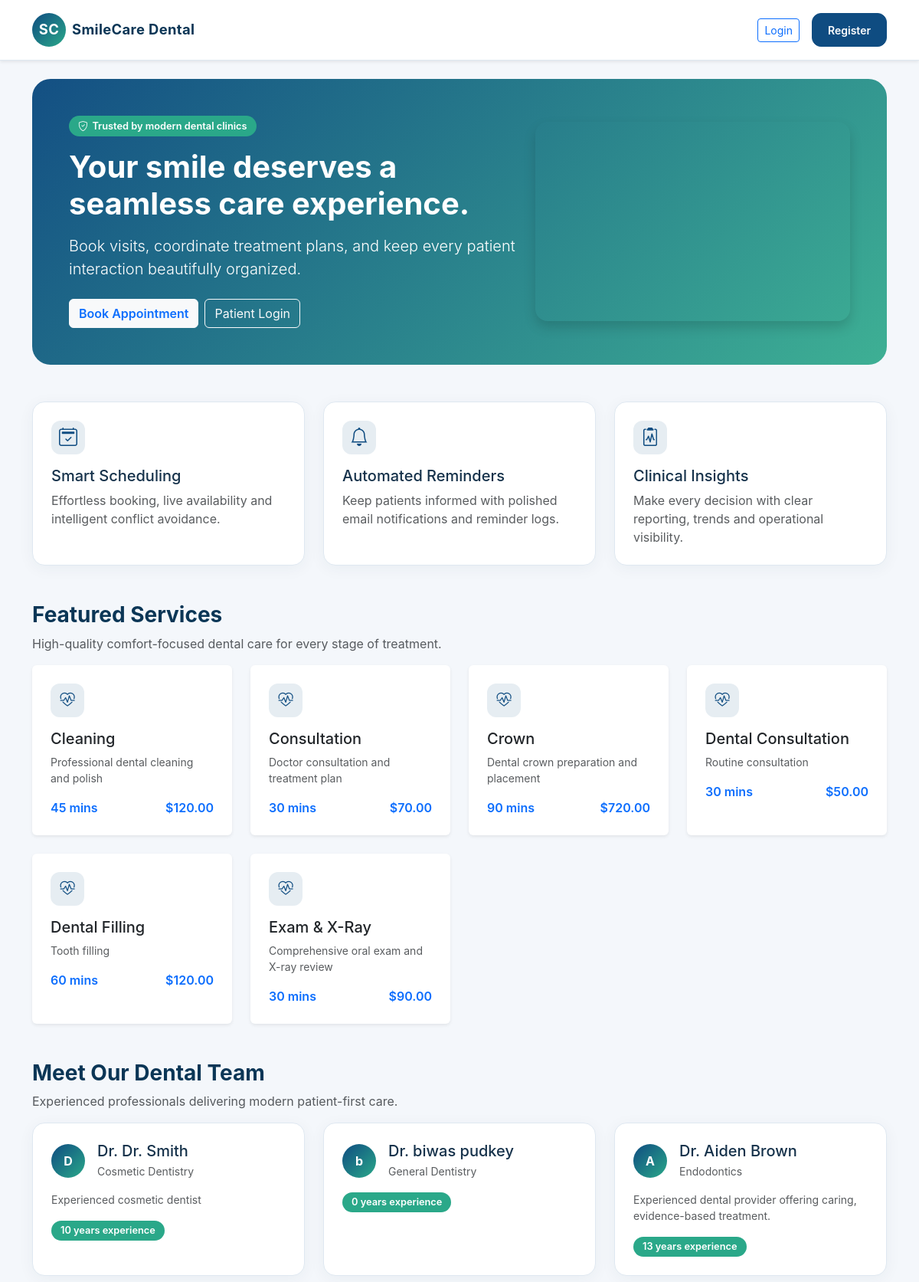
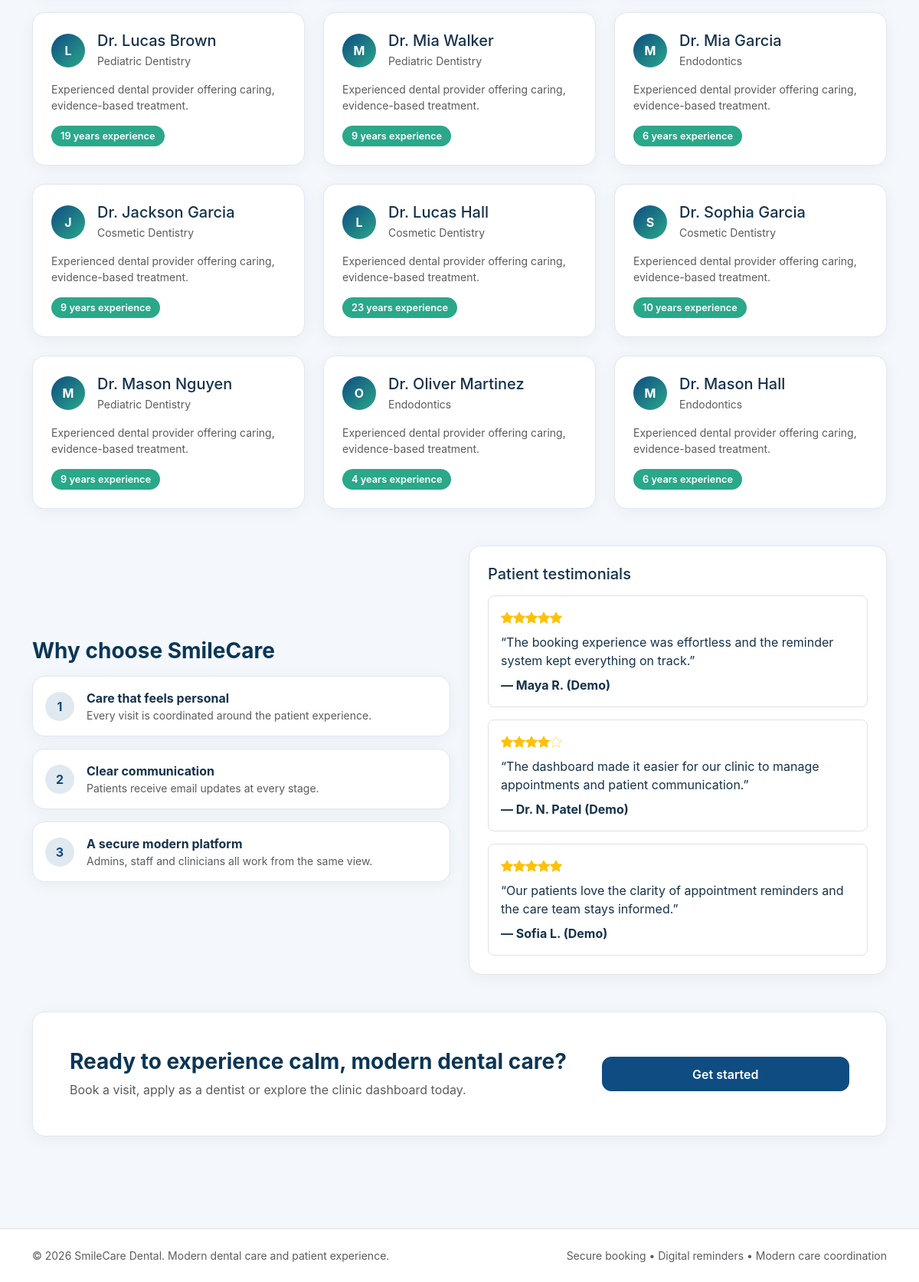
The page / on the database its author committed (2 pictures, top to bottom).
### services/models.py (models this page shows, shortened)
class DentalService(models.Model):
    name = models.CharField(max_length=100)
    description = models.TextField(blank=True)
    duration = models.PositiveIntegerField(help_text='Duration in minutes')
    price = models.DecimalField(max_digits=8, decimal_places=2, default=0)
    active = models.BooleanField(default=True)
    created_at = models.DateTimeField(auto_now_add=True)
    class Meta:
        ordering = ['name']

### dentists/models.py (models this page shows, shortened)
class Dentist(models.Model):
    dentist_id = models.CharField(max_length=20, unique=True)
    user = models.OneToOneField(settings.AUTH_USER_MODEL, on_delete=models.CASCADE)
    specialization = models.CharField(max_length=100)
    license_number = models.CharField(max_length=50, unique=True)
    phone = models.CharField(max_length=20, blank=True)
    biography = models.TextField(blank=True)
    years_of_experience = models.PositiveIntegerField(default=0)
    profile_photo = models.CharField(max_length=200, blank=True)
    active = models.BooleanField(default=True)
    created_at = models.DateTimeField(auto_now_add=True)

### accounts/models.py (models this page shows, shortened)
class User(AbstractUser):
    ROLE_CHOICES = (
        ('patient', 'Patient'),
        ('staff', 'Staff'),
        ('dentist', 'Dentist'),
        ('admin', 'Admin'),
    )
    ACCOUNT_STATUS_CHOICES = (
        ('pending', 'Pending'),
        ('approved', 'Approved'),
        ('rejected', 'Rejected'),
    )
    role = models.CharField(max_length=20, choices=ROLE_CHOICES, default='patient')
    phone = models.CharField(max_length=20, blank=True)
    account_status = models.CharField(max_length=20, choices=ACCOUNT_STATUS_CHOICES, default='approved')

### dashboard/views.py (the view)
# urls.py: path('', home, name='home'),
def home(request):
    services = DentalService.objects.filter(active=True)[:6]
    dentists = Dentist.objects.filter(active=True)
    testimonials = [
        {
            'quote': 'The booking experience was effortless and the reminder system kept everything on track.',
            'author': 'Maya R. (Demo)',
            'rating': 5,
        },
        {
            'quote': 'The dashboard made it easier for our clinic to manage appointments and patient communication.',
            'author': 'Dr. N. Patel (Demo)',
            'rating': 4,
        },
        {
            'quote': 'Our patients love the clarity of appointment reminders and the care team stays informed.',
            'author': 'Sofia L. (Demo)',
            'rating': 5,
        },
    ]
    return render(request, 'home.html', {
        'services': services,
        'dentists': dentists,
        'testimonials': testimonials,
    })

### templates/home.html
{% extends 'base.html' %}
{% block content %}
<div class="hero-card p-4 p-md-5 mb-5">
    <div class="row align-items-center g-4">
        <div class="col-lg-7">
            <div class="pill pill-success mb-3"><i class="bi bi-shield-check"></i> Trusted by modern dental clinics</div>
            <h1 class="fw-bold mb-3">Your smile deserves a seamless care experience.</h1>
            <p class="lead mb-4">Book visits, coordinate treatment plans, and keep every patient interaction beautifully organized.</p>
            <div class="d-flex flex-column flex-sm-row gap-2">
                <a class="btn btn-light text-primary fw-semibold min-height-44" href="{% url 'book_appointment' %}">Book Appointment</a>
                {% if not user.is_authenticated %}
                <a class="btn btn-outline-light min-height-44" href="{% url 'login' %}">Patient Login</a>
                {% endif %}
            </div>
        </div>
        <div class="col-lg-5"><div class="hero-visual rounded-4 shadow"></div></div>
    </div>
</div>
<section class="mb-5">
    <div class="row g-4">
        <div class="col-12 col-md-4"><div class="card-soft p-4 h-100"><div class="metric-icon mb-3"><i class="bi bi-calendar2-check fs-4"></i></div><h5>Smart Scheduling</h5><p class="text-muted mb-0">Effortless booking, live availability and intelligent conflict avoidance.</p></div></div>
        <div class="col-12 col-md-4"><div class="card-soft p-4 h-100"><div class="metric-icon mb-3"><i class="bi bi-bell fs-4"></i></div><h5>Automated Reminders</h5><p class="text-muted mb-0">Keep patients informed with polished email notifications and reminder logs.</p></div></div>
        <div class="col-12 col-md-4"><div class="card-soft p-4 h-100"><div class="metric-icon mb-3"><i class="bi bi-clipboard2-pulse fs-4"></i></div><h5>Clinical Insights</h5><p class="text-muted mb-0">Make every decision with clear reporting, trends and operational visibility.</p></div></div>
    </div>
</section>
<section class="mb-5">
    <div class="d-flex justify-content-between align-items-center mb-3"><div><h3 class="section-title">Featured Services</h3><p class="text-muted mb-0">High-quality comfort-focused dental care for every stage of treatment.</p></div></div>
    <div class="row g-4">
        {% for service in services %}
        <div class="col-12 col-sm-6 col-lg-3"><div class="card service-card h-100 border-0 shadow-sm"><div class="card-body p-4"><div class="metric-icon mb-3"><i class="bi bi-heart-pulse"></i></div><h5>{{ service.name }}</h5><p class="text-muted small mb-3">{{ service.description }}</p><div class="d-flex justify-content-between align-items-center text-primary fw-semibold"><span>{{ service.duration }} mins</span><span>${{ service.price }}</span></div></div></div></div>
        {% endfor %}
    </div>
</section>
<section class="mb-5">
    <div class="d-flex justify-content-between align-items-center mb-3"><div><h3 class="section-title">Meet Our Dental Team</h3><p class="text-muted mb-0">Experienced professionals delivering modern patient-first care.</p></div></div>
    <div class="row g-4">
        {% for dentist in dentists %}
        <div class="col-12 col-sm-6 col-lg-4"><div class="card-soft p-4 h-100"><div class="d-flex align-items-center gap-3 mb-3"><div class="avatar-circle">{{ dentist.user.first_name|first|default:'D' }}</div><div><h5 class="mb-1">Dr. {{ dentist.user.get_full_name|default:dentist.user.username }}</h5><p class="text-muted mb-0 small">{{ dentist.specialization }}</p></div></div><p class="text-muted small mb-3">{{ dentist.biography|truncatechars:95 }}</p><div class="pill pill-success">{{ dentist.years_of_experience }} years experience</div></div></div>
        {% endfor %}
    </div>
</section>
<section class="mb-5">
    <div class="row g-4 align-items-center">
        <div class="col-12 col-lg-6"><h3 class="section-title mb-3">Why choose SmileCare</h3><div class="d-flex flex-column gap-3">{% for step in '123' %}<div class="card-soft p-3 d-flex align-items-center gap-3"><div class="step-pill">{{ forloop.counter }}</div><div><strong>{% if forloop.counter == 1 %}Care that feels personal{% elif forloop.counter == 2 %}Clear communication{% else %}A secure modern platform{% endif %}</strong><div class="text-muted small">{% if forloop.counter == 1 %}Every visit is coordinated around the patient experience.{% elif forloop.counter == 2 %}Patients receive email updates at every stage.{% else %}Admins, staff and clinicians all work from the same view.{% endif %}</div></div></div>{% endfor %}</div></div>
        <div class="col-12 col-lg-6"><div class="card-soft p-4"><h5 class="mb-3">Patient testimonials</h5><div class="d-flex flex-column gap-3">{% for review in testimonials %}<div class="border rounded-3 p-3"><div class="text-warning mb-2">{% for _ in '12345' %}{% if forloop.counter <= review.rating %}<i class="bi bi-star-fill"></i>{% else %}<i class="bi bi-star" style="opacity:.4"></i>{% endif %}{% endfor %}</div><p class="mb-2">“{{ review.quote }}”</p><strong>— {{ review.author }}</strong></div>{% empty %}<div class="border rounded-3 p-3"><p class="mb-0 text-muted">No testimonials available yet.</p></div>{% endfor %}</div></div></div>
    </div>
</section>
<section class="mb-5">
    <div class="card-soft p-4 p-md-5">
        <div class="row g-4 align-items-center text-center text-lg-start">
            <div class="col-lg-8"><h3 class="section-title mb-2">Ready to experience calm, modern dental care?</h3><p class="text-muted mb-0">Book a visit, apply as a dentist or explore the clinic dashboard today.</p></div>
            <div class="col-lg-4 text-lg-end"><a class="btn btn-primary w-100 w-lg-auto" href="{% url 'register' %}">Get started</a></div>
        </div>
    </div>
</section>
{% endblock %}

### static/css/style.css (style rules this page uses)
:root { --primary: #0f4c81; --primary-dark: #0b3656; --accent: #2aa889; --warning: #f4a259; --danger: #d94b4b; --text: #16324b; --muted: #69819b; --bg: #f4f7fb; --card: #ffffff; --border: #dfe8f1; }
body { font-family: Inter, -apple-system, BlinkMacSystemFont, "Segoe UI", Roboto, sans-serif; color: var(--text); background: var(--bg); overflow-x: hidden; }
a { text-decoration: none; color: var(--primary); transition: color 0.2s ease; }
h1, .h1 { font-size: clamp(1.75rem, 4vw, 2.5rem); }
h3, .h3 { font-size: clamp(1.25rem, 2.5vw, 1.75rem); }
.hero-card { background: linear-gradient(135deg, rgba(15,76,129,0.98), rgba(42,168,137,0.9)); color: #fff; border-radius: 1.5rem; overflow: hidden; }
.hero-card .hero-visual { min-height: 260px; background: url('https://images.unsplash.com/photo-1629909613654-28e377c37b09?auto=format&fit=crop&w=1000&q=80') center/cover; }
.section-title { font-weight: 700; margin-bottom: 0.5rem; color: var(--primary-dark); }
.card-soft { border: 1px solid var(--border); border-radius: 1rem; box-shadow: 0 4px 20px rgba(19,52,79,0.05); background: var(--card); transition: transform 0.2s ease, box-shadow 0.2s ease; }
.metric-icon { width: 44px; height: 44px; border-radius: 12px; display: grid; place-items: center; background: rgba(15,76,129,0.1); color: var(--primary); font-size: 1.2rem; flex-shrink: 0; }
.pill { display: inline-flex; align-items: center; gap: 0.35rem; padding: 0.35rem 0.75rem; border-radius: 999px; font-size: 0.8rem; font-weight: 600; line-height: 1.2; white-space: nowrap; }
.pill-success { background: #2aa889; color: #fff; }
.service-card { transition: transform 0.2s ease, box-shadow 0.2s ease; }
.avatar-circle { width: 44px; height: 44px; border-radius: 50%; display: grid; place-items: center; background: linear-gradient(135deg, var(--primary), var(--accent)); color: white; font-weight: 700; flex-shrink: 0; }
.step-pill { width: 38px; height: 38px; border-radius: 50%; display: inline-grid; place-items: center; background: rgba(15,76,129,0.12); color: var(--primary); font-weight: 700; flex-shrink: 0; }
.btn-primary { background: var(--primary); border-color: var(--primary); border-radius: 0.75rem; padding: 0.6rem 1.25rem; font-weight: 600; min-height: 44px; display: inline-flex; align-items: center; justify-content: center; }

### rows shown on the page
DentalService: name "Cleaning", description "Professional dental cleaning and polish", duration "45", price "120.00"
DentalService: name "Consultation", description "Doctor consultation and treatment plan", duration "30", price "70.00"
DentalService: name "Crown", description "Dental crown preparation and placement", duration "90", price "720.00"
DentalService: name "Dental Consultation", description "Routine consultation", duration "30", price "50.00"
DentalService: name "Dental Filling", description "Tooth filling", duration "60", price "120.00"
DentalService: name "Exam & X-Ray", description "Comprehensive oral exam and X-ray review", duration "30", price "90.00"
Dentist: user.first_name|first "D", user.get_full_name "Dr. Smith", specialization "Cosmetic Dentistry", biography "Experienced cosmetic dentist", years_of_experience "10"
Dentist: user.first_name|first "b", user.get_full_name "biwas pudkey", specialization "General Dentistry", years_of_experience "0"
Dentist: user.first_name|first "A", user.get_full_name "Aiden Brown", specialization "Endodontics", biography "Experienced dental provider offering caring, evidence-based treatment.", years_of_experience "13"
Dentist: user.first_name|first "L", user.get_full_name "Lucas Brown", specialization "Pediatric Dentistry", biography "Experienced dental provider offering caring, evidence-based treatment.", years_of_experience "19"
Dentist: user.first_name|first "M", user.get_full_name "Mia Walker", specialization "Pediatric Dentistry", biography "Experienced dental provider offering caring, evidence-based treatment.", years_of_experience "9"
Dentist: user.first_name|first "M", user.get_full_name "Mia Garcia", specialization "Endodontics", biography "Experienced dental provider offering caring, evidence-based treatment.", years_of_experience "6"
Dentist: user.first_name|first "J", user.get_full_name "Jackson Garcia", specialization "Cosmetic Dentistry", biography "Experienced dental provider offering caring, evidence-based treatment.", years_of_experience "9"
Dentist: user.first_name|first "L", user.get_full_name "Lucas Hall", specialization "Cosmetic Dentistry", biography "Experienced dental provider offering caring, evidence-based treatment.", years_of_experience "23"
Dentist: user.first_name|first "S", user.get_full_name "Sophia Garcia", specialization "Cosmetic Dentistry", biography "Experienced dental provider offering caring, evidence-based treatment.", years_of_experience "10"
Dentist: user.first_name|first "M", user.get_full_name "Mason Nguyen", specialization "Pediatric Dentistry", biography "Experienced dental provider offering caring, evidence-based treatment.", years_of_experience "9"
Dentist: user.first_name|first "O", user.get_full_name "Oliver Martinez", specialization "Endodontics", biography "Experienced dental provider offering caring, evidence-based treatment.", years_of_experience "4"
Dentist: user.first_name|first "M", user.get_full_name "Mason Hall", specialization "Endodontics", biography "Experienced dental provider offering caring, evidence-based treatment.", years_of_experience "6"

### other values the page prints
{{ review.quote }} "The booking experience was effortless and the reminder system kept everything on track." "The dashboard made it easier for our clinic to manage appointments and patient communication." "Our patients love the clarity of appointment reminders and the care team stays informed."
{{ review.author }} "Maya R. (Demo)" "Dr. N. Patel (Demo)" "Sofia L. (Demo)"
